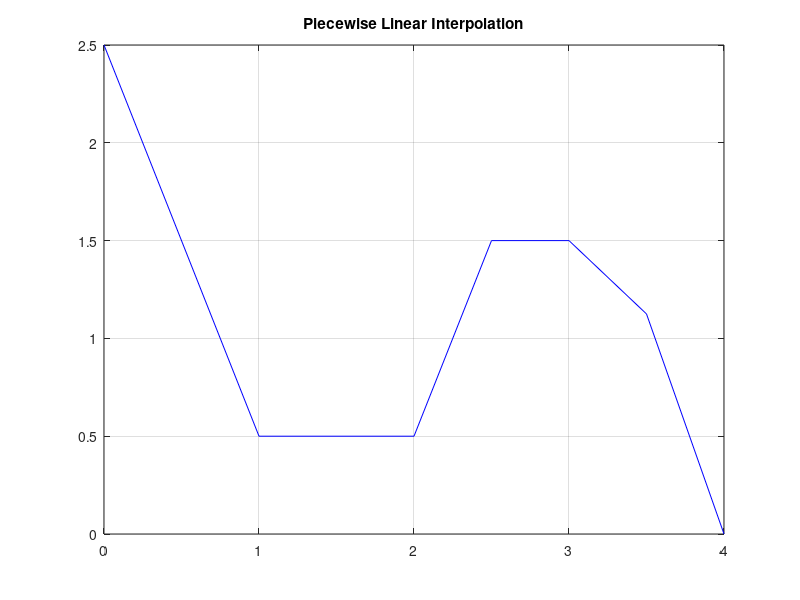
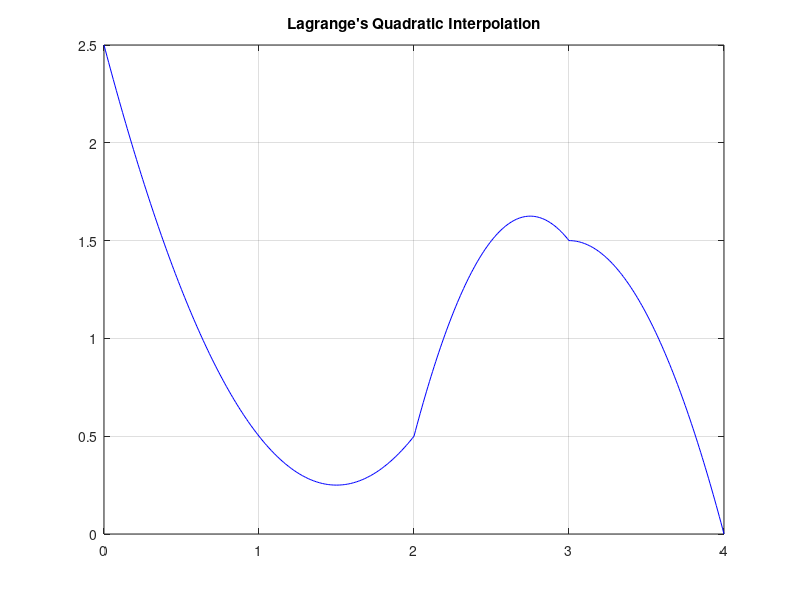

MATLAB code for these plots, in order: (Note: this script raises an error after producing the figures.)
x = [0 1 2 2.5 3 3.5 4];
y = [2.5 0.5 0.5 1.5 1.5 1.125 0];

plot([x(1) x(2)],[y(1) y(2)],'b',[x(2) x(3)],[y(2) y(3)],'b',[x(3) x(4)],[y(3) y(4)],'b',[x(4) x(5)],[y(4) y(5)],'b',[x(5) x(6)],[y(5) y(6)],'b',[x(6) x(7)],[y(6) y(7)],'b');
grid on;
%hold on;
title('Piecewise Linear Interpolation');
grid on;
figure();
for j=1:2:5
    xLQ = x(j):0.01:x(j+2);
    yLQ = (((xLQ-x(j+1)).*(xLQ-x(j+2)))/((x(j)-x(j+1))*(x(j)-x(j+2))))*y(j) + (((xLQ-x(j)).*(xLQ-x(j+2)))/((x(j+1)-x(j))*(x(j+1)-x(j+2))))*y(j+1) + (((xLQ-x(j+1)).*(xLQ-x(j)))/((x(j+2)-x(j+1))*(x(j+2)-x(j))))*y(j+2);
    plot(xLQ,yLQ,'b');
    hold on;
end
title('Lagrange''s Quadratic Interpolation');
grid on;
figure();
for j=1:2:5
    xNQI = x(j):0.01:x(j+2);
    yNQI = y(j) + (xNQI-x(j))*func1(x(1,j:(j+1)),y(1,j:(j+1)),1,2) + (xNQI-x(j)).*(xNQI-x(j+1))*func1(x(1,j:(j+2)),y(1,j:(j+2)),1,3);
    plot(xNQI,yNQI,'b');
    hold on;
end
title('Newton''s Divided Difference Quadratic Interpolation');
grid on;
figure();

for j=1:2:5
    
    xLQ = x(j):0.01:x(j+2);
    yLQ = (((xLQ-x(j+1)).*(xLQ-x(j+2)))/((x(j)-x(j+1))*(x(j)-x(j+2))))*y(j) + (((xLQ-x(j)).*(xLQ-x(j+2)))/((x(j+1)-x(j))*(x(j+1)-x(j+2))))*y(j+1) + (((xLQ-x(j+1)).*(xLQ-x(j)))/((x(j+2)-x(j+1))*(x(j+2)-x(j))))*y(j+2);
    
    xNQI = x(j):0.01:x(j+2);
    yNQI = y(j) + (xNQI-x(j))*func1(x(1,j:(j+1)),y(1,j:(j+1)),1,2) + (xNQI-x(j)).*(xNQI-x(j+1))*func1(x(1,j:(j+2)),y(1,j:(j+2)),1,3);
    
    plot(xNQI,yLQ-yNQI,'r');
    grid on;
    hold on;
end
title('Difference Graph');

